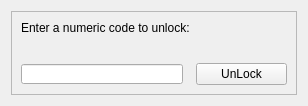
<?xml version="1.0" encoding="UTF-8"?>
<ui version="4.0">
 <class>Form</class>
 <widget class="QWidget" name="Form">
  <property name="geometry">
   <rect>
    <x>0</x>
    <y>0</y>
    <width>308</width>
    <height>106</height>
   </rect>
  </property>
  <property name="minimumSize">
   <size>
    <width>308</width>
    <height>106</height>
   </size>
  </property>
  <property name="maximumSize">
   <size>
    <width>308</width>
    <height>106</height>
   </size>
  </property>
  <property name="windowTitle">
   <string>Form</string>
  </property>
  <layout class="QGridLayout" name="gridLayout">
   <item row="1" column="0">
    <widget class="QFrame" name="frame">
     <property name="frameShape">
      <enum>QFrame::StyledPanel</enum>
     </property>
     <property name="frameShadow">
      <enum>QFrame::Raised</enum>
     </property>
     <layout class="QGridLayout" name="gridLayout_2">
      <item row="2" column="1">
       <widget class="QPushButton" name="UnLockButton">
        <property name="text">
         <string>UnLock</string>
        </property>
       </widget>
      </item>
      <item row="0" column="0" alignment="Qt::AlignTop">
       <widget class="QLabel" name="label">
        <property name="text">
         <string>Enter a numeric code to unlock:</string>
        </property>
       </widget>
      </item>
      <item row="2" column="0">
       <widget class="QLineEdit" name="UnLocklineEdit">
        <property name="minimumSize">
         <size>
          <width>162</width>
          <height>20</height>
         </size>
        </property>
        <property name="maximumSize">
         <size>
          <width>162</width>
          <height>20</height>
         </size>
        </property>
       </widget>
      </item>
     </layout>
    </widget>
   </item>
  </layout>
 </widget>
 <resources/>
 <connections/>
</ui>
